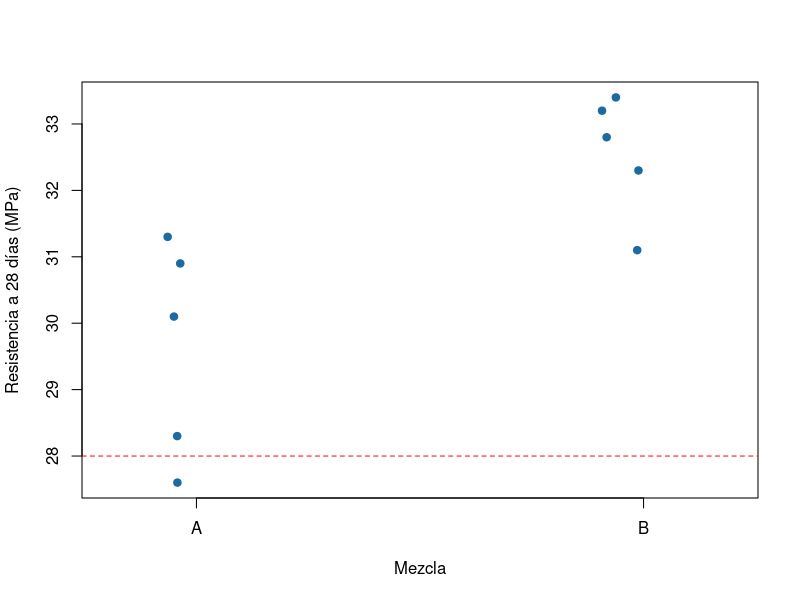

The R source for this figure:
## ---- chunk 1
# 1) Paquetes y datos. El archivo CSV va en la carpeta datos/ del proyecto.
library(knitr)
ensayos <- read.csv("datos/ensayos_concreto_hipoteticos.csv")
e28 <- ensayos[ensayos$edad_dias == 28, ]
fc <- 28   # resistencia de diseño del edificio (MPa)
edif <- e28[e28$proyecto == "Edificio", ]
## ---- chunk 2
kable(edif[, c("muestra", "mezcla", "resistencia_mpa")],
      col.names = c("Muestra", "Mezcla", "Resistencia (MPa)"),
      row.names = FALSE, caption = "Resultados de los ensayos a 28 días.")
## ---- chunk 3
stripchart(resistencia_mpa ~ mezcla, data = edif, method = "jitter", pch = 19,
           col = "#1C6BA0", vertical = TRUE,
           xlab = "Mezcla", ylab = "Resistencia a 28 días (MPa)")
abline(h = fc, col = "red", lty = 2)
## ---- chunk 4
por_mezcla <- aggregate(resistencia_mpa ~ mezcla, data = edif, FUN = mean)
kable(por_mezcla, digits = 2, col.names = c("Mezcla", "Media (MPa)"),
      caption = "Resistencia media por mezcla.")
